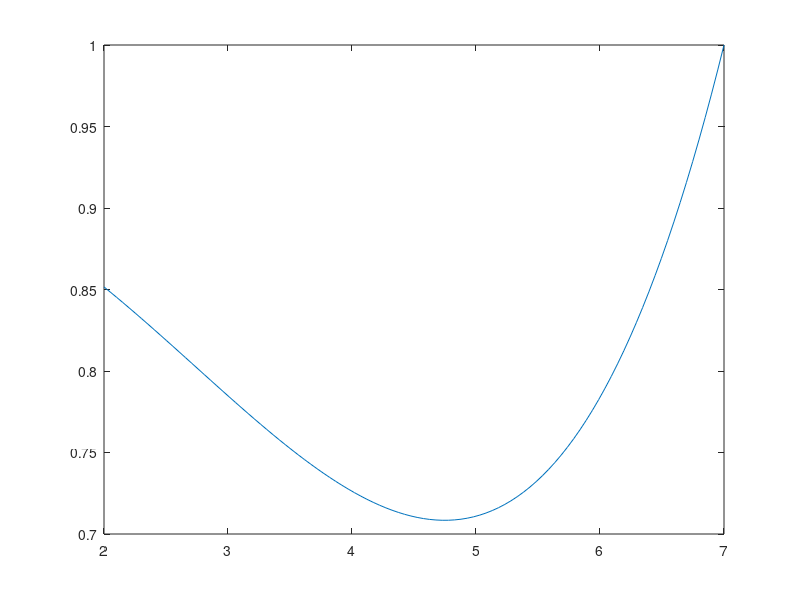

This chart was generated by the following MATLAB code:
clear;clc;close all;

motorEff = 0.95;
massTotal = 21 + 50;
v0 = 7;
cornerRadius = 30;
ca = 120; %tire cornering stiffness, newtons per degree
vtarget = linspace(2, v0, 100);

alpha = @(v) (massTotal .* v.^2 ./ cornerRadius) ./ ca; %tire slip angle, degrees
corneringDragForce = @(v) ca .* alpha(v) .^ 2 .* pi ./ 180; %traction force needed

lossCorner = @(v) corneringDragForce(v) * cornerRadius * pi;

lossNoRegen = lossCorner(v0);
lossMotorRegen = @(v, v0) 0.5 .* massTotal .* (v0.^2 - v.^2) * (1-motorEff.^2);
lossTotalRegen = lossMotorRegen(vtarget, v0) + lossCorner(vtarget);

plot(vtarget, lossTotalRegen ./ lossNoRegen); hold on;
%plot(vtarget, lossMotorRegen(vtarget, v0) ./ lossTotalRegen);